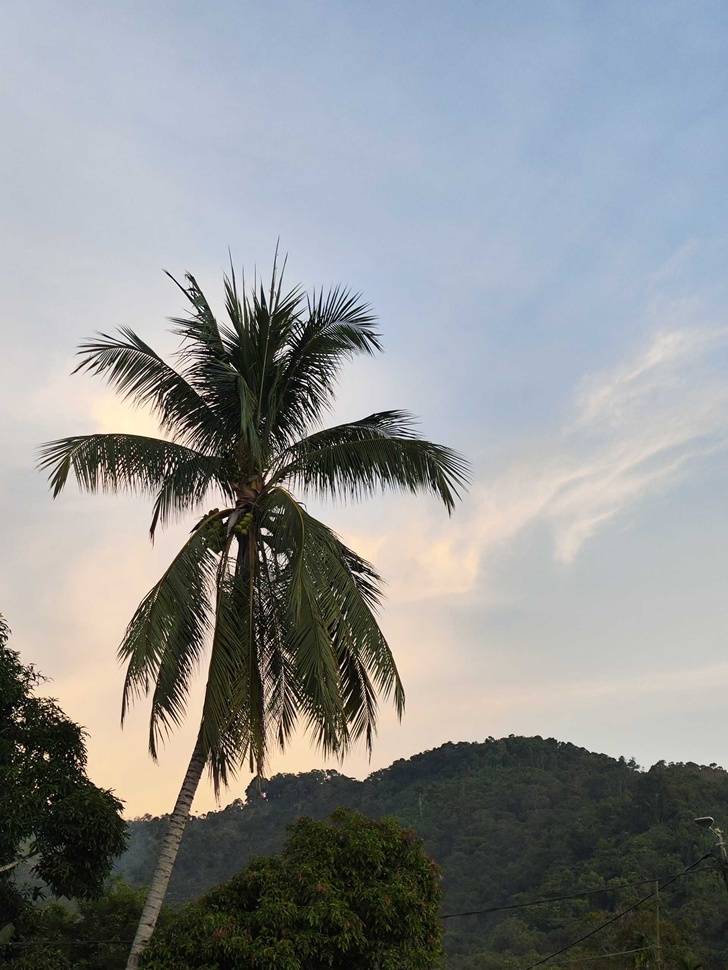
#> input picture DigitaImageProcess/HW3/test.jpg, 728 x 970 px, shrunk from 1920 x 2558 before the run
$ python Task3_Image_Segmentation.py
#> lines starting #> are read from the running program, lines starting #| are printed output that depends on the picture
import cv2
import numpy as np

def segment_masterpiece(img, k=4, spatial_weight=0.3):
    h, w = img.shape[:2]

    lab = cv2.cvtColor(img, cv2.COLOR_BGR2LAB).astype(np.float32)

    data = []
    for y in range(h):
        for x in range(w):
            l, a, b = lab[y, x]
            data.append([
                l / 100.0,
                a / 128.0,
                b / 128.0,
                (x / w) * spatial_weight,
                (y / h) * spatial_weight
            ])
    data = np.array(data, dtype=np.float32)

    criteria = (cv2.TERM_CRITERIA_EPS + cv2.TERM_CRITERIA_MAX_ITER, 20, 0.1)
    _, labels, centers = cv2.kmeans(data, k, None, criteria, 10, cv2.KMEANS_PP_CENTERS)

    colors = np.array([
        [255, 170, 0],
        [0, 255, 255],
        [255, 0, 0],
        [0, 255, 0],
        [128, 0, 128]
    ], dtype=np.uint8)

    if k > len(colors):
        colors = np.vstack((colors, np.random.randint(0, 255, (k-len(colors), 3), dtype=np.uint8)))

    res_data = colors[labels.flatten()]
    return res_data.reshape((h, w, 3))

def main():
    src = cv2.imread('test.jpg')
#> src is the input picture: shape (970, 728, 3); mean B, G, R 145.7, 144.6, 141.7
    if src is None: return

    lab_temp = cv2.cvtColor(src, cv2.COLOR_BGR2LAB)
#> lab_temp: shape (970, 728, 3); mean of channels 0, 1, 2 148.6, 127.4, 127.5
    l, a, b = cv2.split(lab_temp)
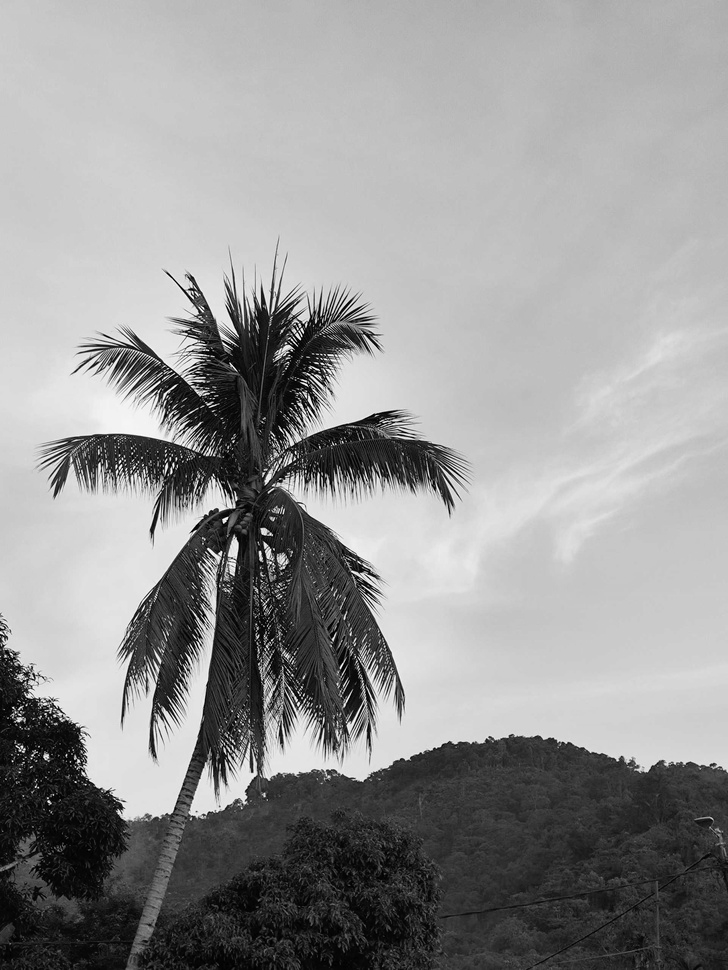
#> l: shape (970, 728); min 0, max 255, mean 148.6
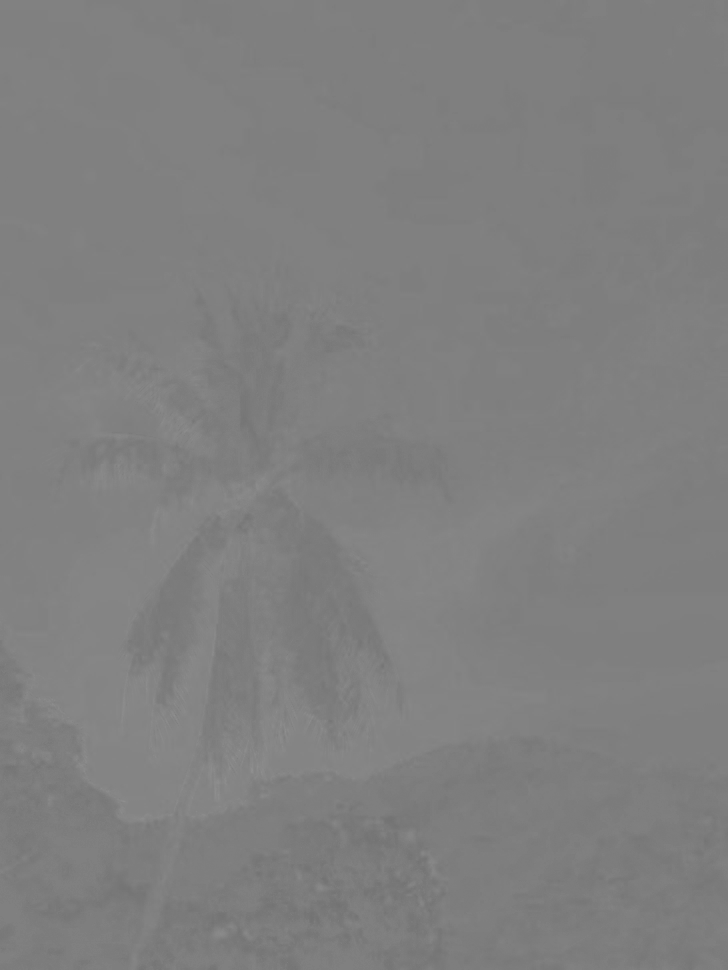
#> a: shape (970, 728); min 114, max 144, mean 127.4
    l_eq = cv2.equalizeHist(l)
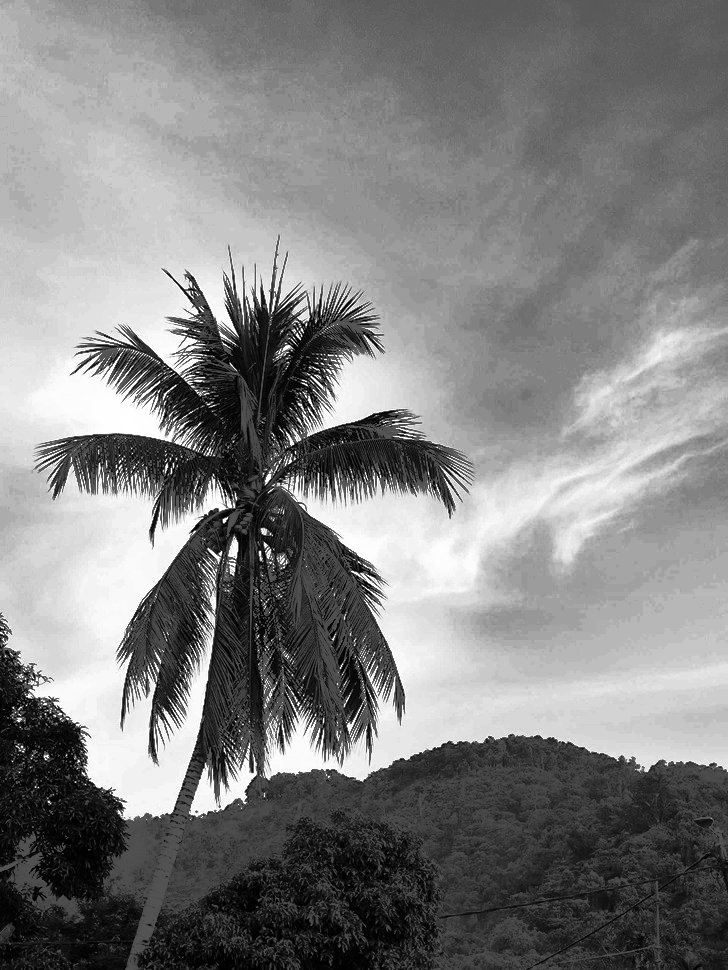
#> l_eq: shape (970, 728); min 0, max 255, mean 128.8
    eq_bgr = cv2.cvtColor(cv2.merge((l_eq, a, b)), cv2.COLOR_LAB2BGR)
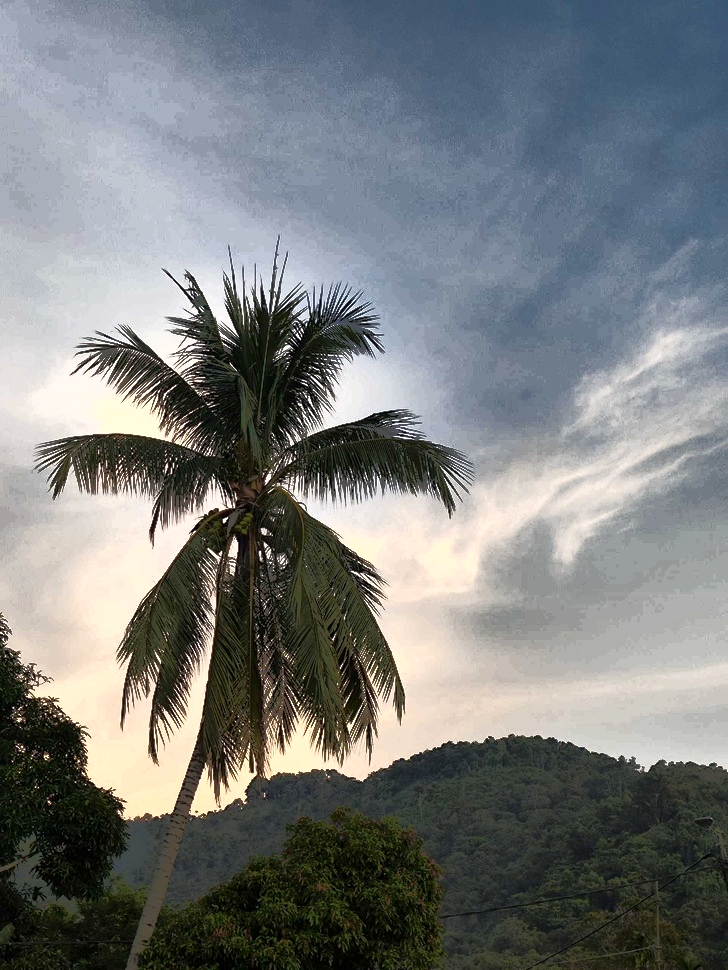
#> eq_bgr: shape (970, 728, 3); mean B, G, R 124.9, 124.5, 121.1

    segmented = segment_masterpiece(src, k=4, spatial_weight=0.4)
#> in segment_masterpiece, `lab = cv2.cvtColor(img, cv2.COLOR_BGR2LAB).astype(np.float32)`:
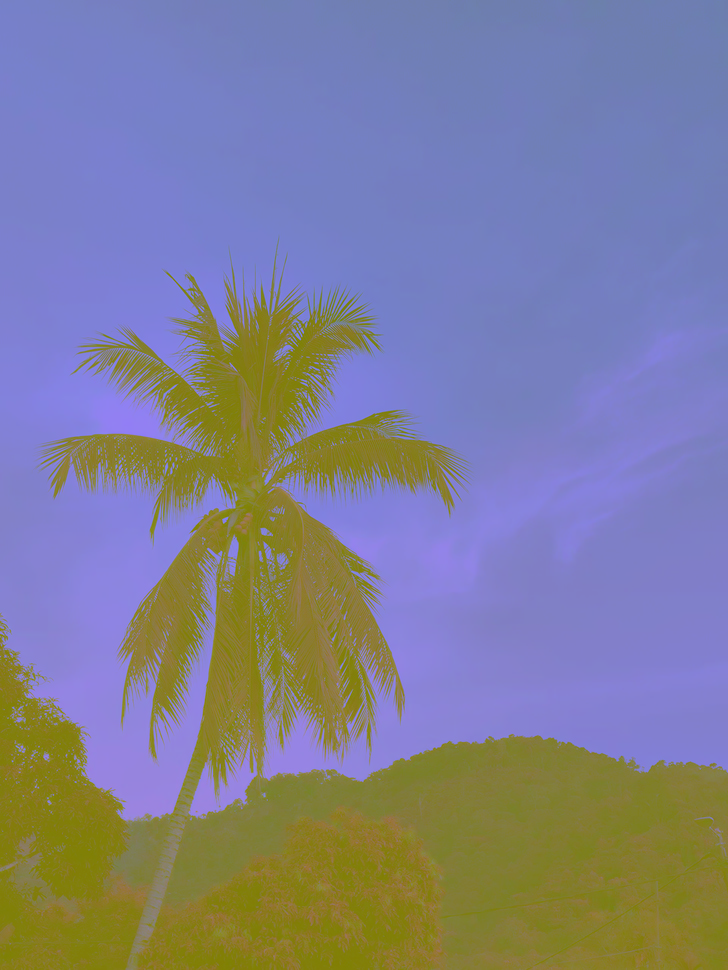
#> lab: shape (970, 728, 3) float32; mean B, G, R 148.7, 127.6, 127.4
#> after the loop in segment_masterpiece, `for y in range(h):`: data = 706160 items
#> in segment_masterpiece, `_, labels, centers = cv2.kmeans(data, k, None, criteria, 10, cv2.KMEAN..`: centers = [[0.221, 0.982, 1.04, 0.136, 0.301], [2.14, 1.01, 1.03, 0.124, 0.187], [1.91, 0.996, 0.931, 0.271, 0.118], [0.593, 0.98, 1.05, 0.21, 0.311]]

    display_h = 450
    def fix_size(image, target_h):
#> called with target_h = 450
        r = target_h / image.shape[0]
#> r = 0.464
        return cv2.resize(image, (int(image.shape[1] * r), target_h))
#> returned value: shape (450, 337, 3)

    img_1 = fix_size(src, display_h)
    img_2 = fix_size(eq_bgr, display_h)
    img_3 = fix_size(segmented, display_h)
#> call 3 of fix_size, with target_h = 450
#> in fix_size (call 3), `return cv2.resize(image, (int(image.shape[1] * r), target_h))`:
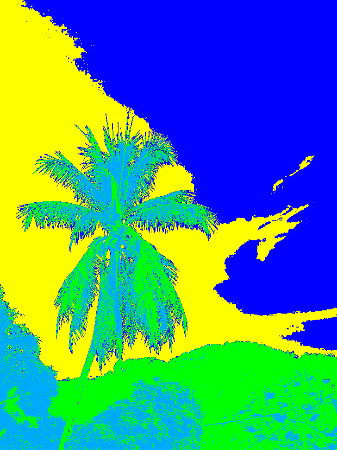
#> returned value: shape (450, 337, 3); mean of channels 0, 1, 2 134.5, 143.8, 71; drawn as B, G, R

    comparison = np.hstack((img_1, img_2, img_3))
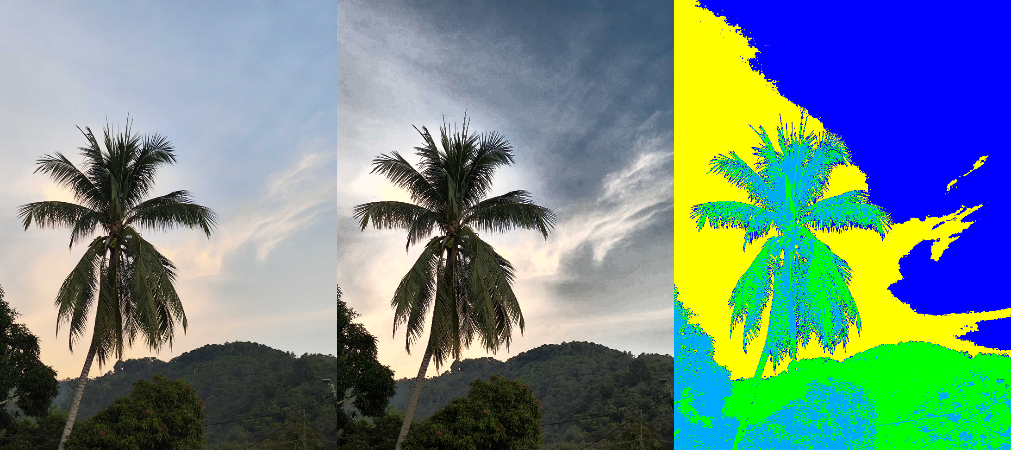
#> comparison: shape (450, 1011, 3); mean B, G, R 135, 137.6, 111.2

    win_name = " Original vs Equalized vs Segmented"
    cv2.namedWindow(win_name, cv2.WINDOW_NORMAL | cv2.WINDOW_KEEPRATIO)
    cv2.imshow(win_name, comparison)

    print("Pipeline 执行成功！")
    print("原图展示了原始视角|均衡化展示了增强后的动态范围|分割图展示")

    cv2.waitKey(0)
    cv2.destroyAllWindows()

if __name__ == "__main__":
    main()
